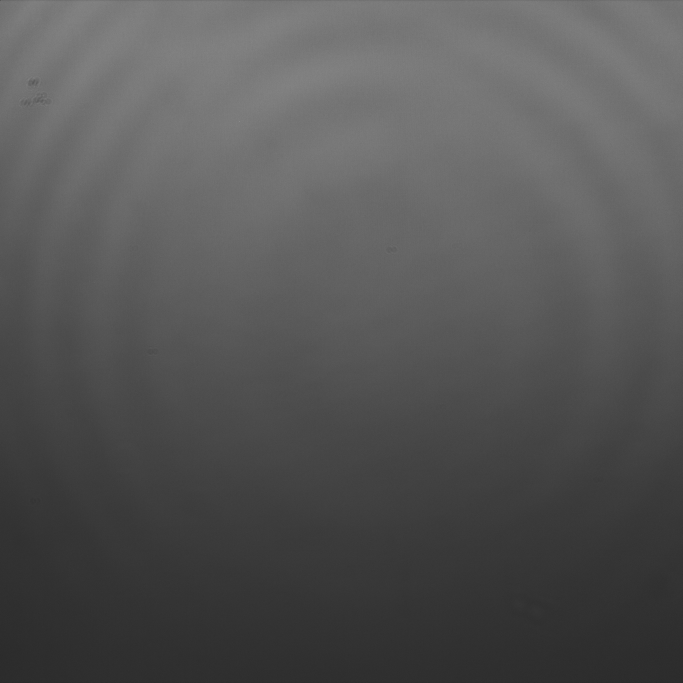
%> input picture img/3-2/Sodium3.png, 2048 x 2048 px, given in place of HeNe_RedLaser1.png, which was not available (shown at 1/3 size); the run also reads 1 picture not shown here
$ octave spectrums_3_2.m   (GNU Octave 9; MATLAB toolbox functions it lacks are replaced by stand-ins)
%> lines starting %> are read from the running program, lines starting %| are printed output that depends on the picture; pictures that were not available may be replaced by others from this repository, and a replacement may not be noted
### extractspectrum.m
function [ lambda, spectrum ] = extractspectrum(fringe, row, slope,lambda_d )
%Extractspectrum draws the spectrum based the a fringe image
%   fringe = fringe image
%   row = the row on the fft where the peak values occur
%   slope = the calibration slope (nanometers/pixel)
%   lambda_d = design frequency, frequency where the fringes are completely
%   horizontal

% ensure image is grayscale
if size(fringe,3) == 3
    fringe = rgb2gray(fringe);
end

width = size(fringe,2);
height = size(fringe,1);

F = fft2(fringe);
Fscaled = log(1+abs(F));

spectrum = Fscaled(row,:);%+Fscaled(row-1,:)+Fscaled(row+1,:);

pixel = (0:(width-1));
lambda = lambda_d + slope*pixel;
wavenumber = (1/lambda_d - 1./lambda)*1e7;

plot(wavenumber,spectrum)
xlabel('wavenumber (cm^{-1})')
ylabel('intensity')
title('Spectrum')

end

### spectrums_3_2.m
% 3/2 calibration
lambda_d = 632;
slope = 26/156;
row = 1045;

fringe = imread('img/3-2/HeNe_RedLaser1.png');
%> fringe is the input picture: size 2048x2048x3 uint8; min 27, max 255, mean 85

figure(1)
[lambda,spectrum] = extractspectrum(fringe,row,slope,lambda_d);
%> in extractspectrum, `Fscaled = log(1+abs(F));`:
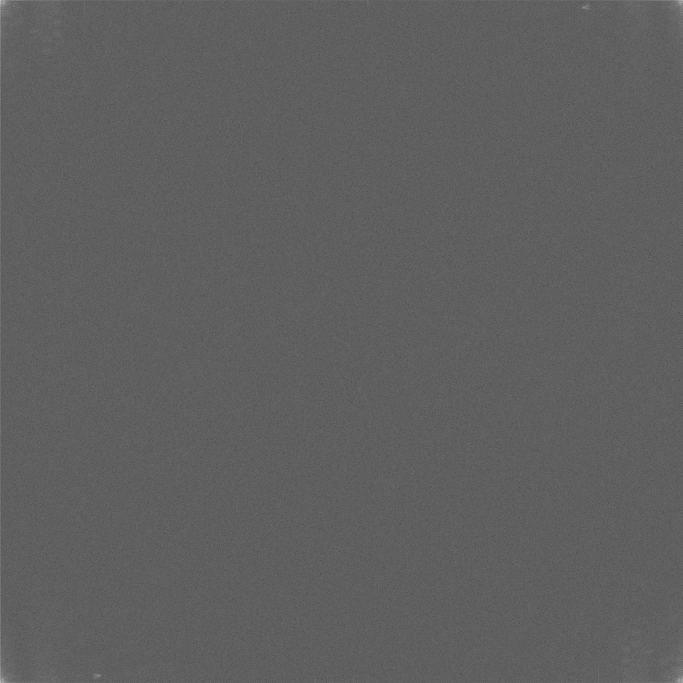
%> Fscaled: size 2048x2048 double (shown at 1/3 size); min 1.17, max 19.69, mean 8.16; drawn with min black and max white
%> in extractspectrum, `spectrum = Fscaled(row,:);`: spectrum = 2048 values, max 11.03 at index 1, min 4.34 at index 324, mean 8.15
%> lambda = 2048 values from 632 to 973.2
title('HeNe + RedLaser')
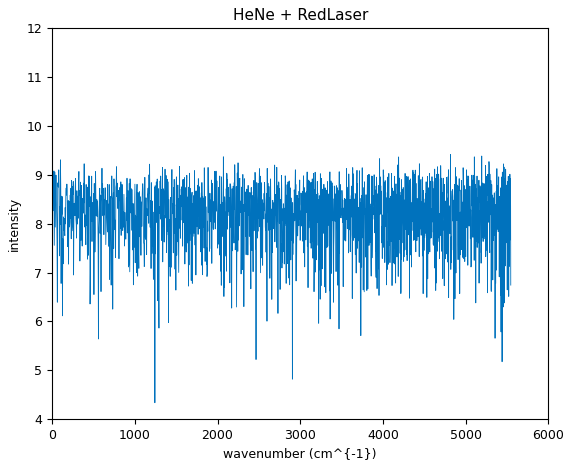
%> figure redrawn from the program's plot data; curve peaks at x = 0, y = 11.03


fringe = imread('img/3-2/Hydrogren1.png');
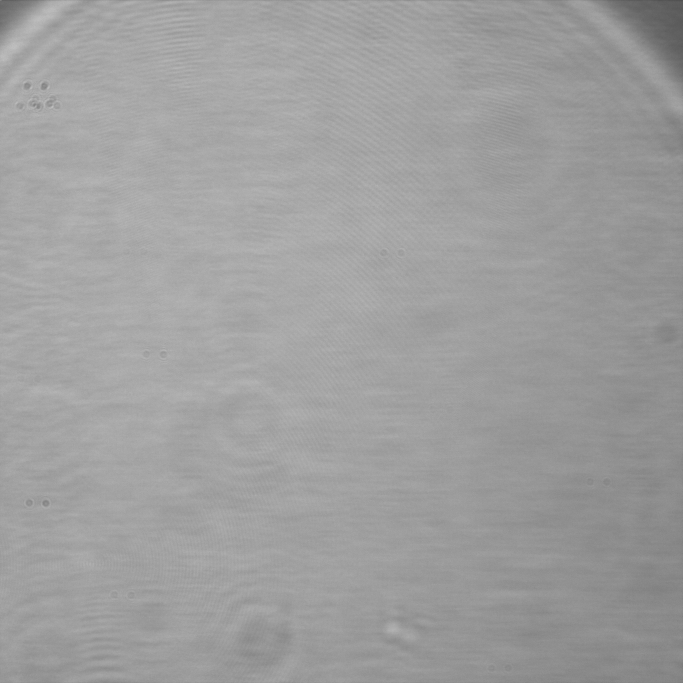
%> input picture img/3-2/785_1.png, 2048 x 2048 px, given in place of Hydrogren1.png, which was not available (shown at 1/3 size)
%> fringe is the input picture: size 2048x2048x3 uint8; min 71, max 255, mean 158.6

figure(2)
[lambda,spectrum] = extractspectrum(fringe,row,slope,lambda_d);
%> spectrum = 2048 values, max 9.9 at index 474, min 5.1 at index 1430, mean 8.57
title('Hydrogen')
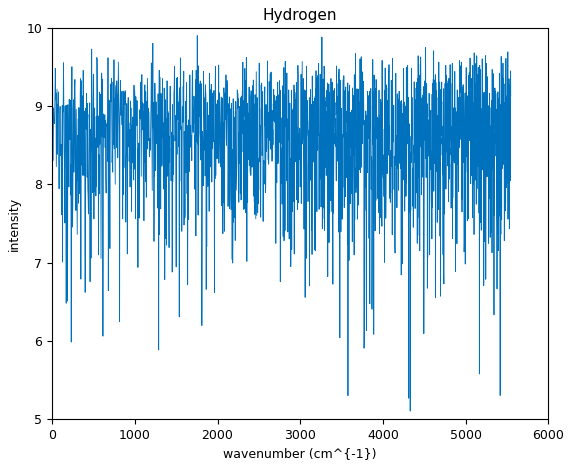
%> figure redrawn from the program's plot data; curve peaks at x = 1754.8, y = 9.9


fringe = imread('img/3-2/Sodium1.png');

figure(3)
[lambda,spectrum] = extractspectrum(fringe,row,slope,lambda_d);
%> spectrum = 2048 values, max 11.19 at index 1, min 4.15 at index 458, mean 8.16
title('Sodium Vapor')
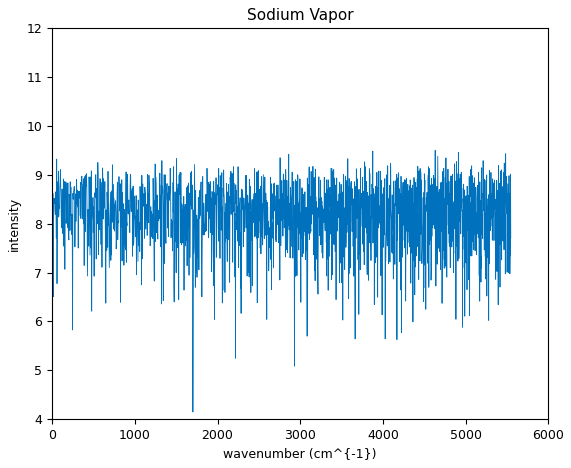
%> figure redrawn from the program's plot data; curve peaks at x = 0, y = 11.19


fringe = imread('img/3-2/Neon1.png');
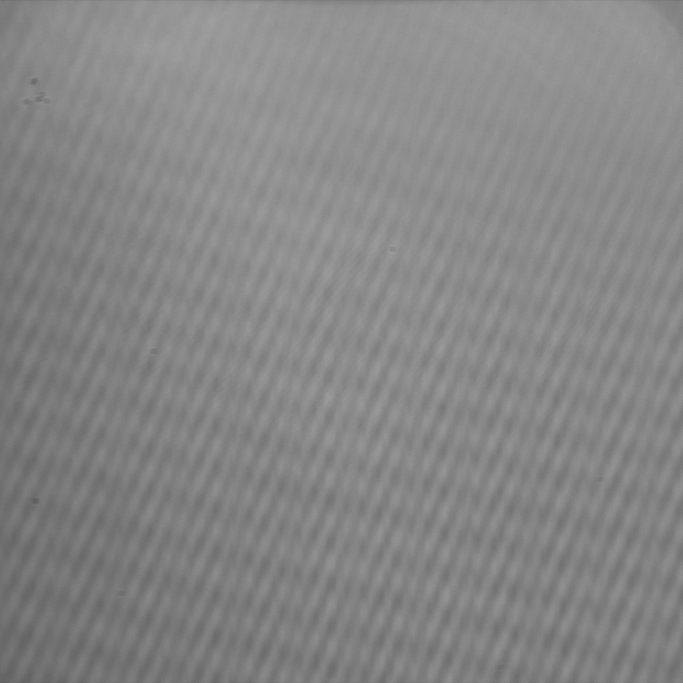
%> input picture img/3-2/Neon1.png, 2048 x 2048 px (shown at 1/3 size)
%> fringe is the input picture: size 2048x2048x3 uint8; min 41, max 255, mean 134.2

figure(4)
[lambda,spectrum] = extractspectrum(fringe,row,slope,lambda_d);
%> spectrum = 2048 values, max 9.76 at index 1906, min 5.28 at index 97, mean 8.45
title('Neon')
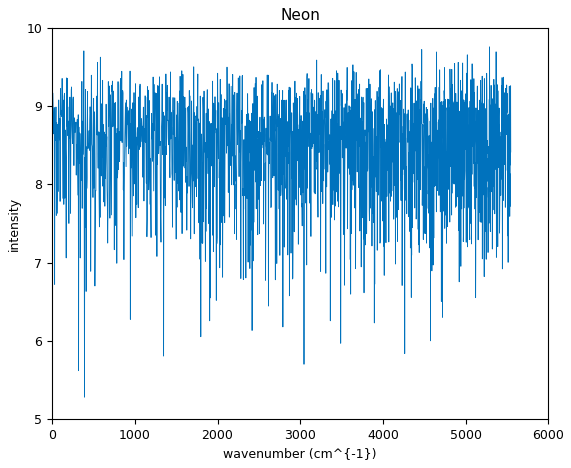
%> figure redrawn from the program's plot data; curve peaks at x = 5290.9, y = 9.76
